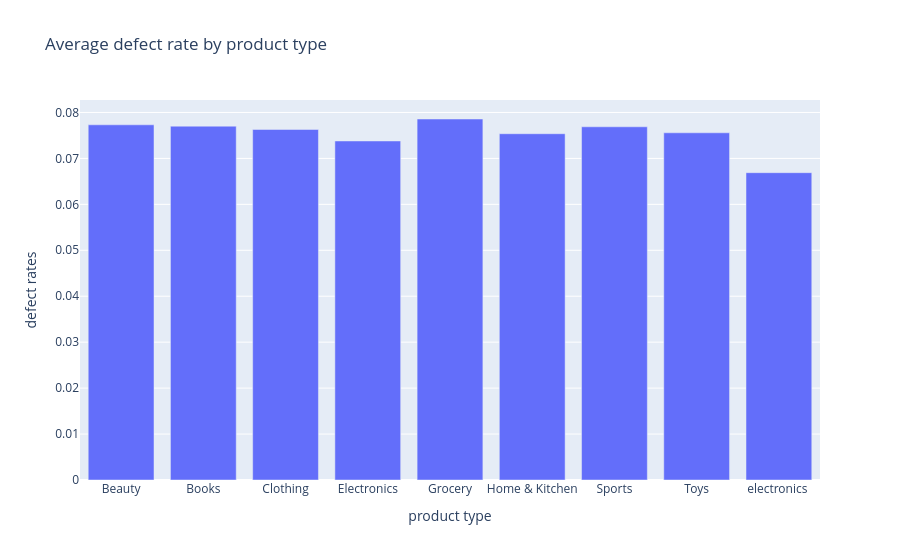

Write notebook code for a chart like this one.
### Code cell
defect_rates_by_product=df.groupby('product type')['defect rates'].mean().reset_index()
fig=px.bar(defect_rates_by_product,x='product type',y='defect rates',title="Average defect rate by product type")
fig.show()

### Figure 1 — Plotly figure (JSON) as saved in the notebook; plotly's stock layout.template omitted (floating-point values rounded to 4 significant figures)
{"data": [{"hovertemplate": "product type=%{x}<br>defect rates=%{y}<extra></extra>", "legendgroup": "", "marker": {"color": "#636efa", "pattern": {"shape": ""}}, "name": "", "orientation": "v", "showlegend": false, "textposition": "auto", "type": "bar", "x": ["Beauty", "Books", "Clothing", "Electronics", "Grocery", "Home & Kitchen", "Sports", "Toys", "electronics "], "xaxis": "x", "y": [0.07732, 0.07702, 0.0763, 0.0738, 0.07858, 0.07537, 0.07688, 0.07558, 0.06689], "yaxis": "y"}], "layout": {"barmode": "relative", "legend": {"tracegroupgap": 0}, "title": {"text": "Average defect rate by product type"}, "xaxis": {"anchor": "y", "domain": [0, 1], "title": {"text": "product type"}}, "yaxis": {"anchor": "x", "domain": [0, 1], "title": {"text": "defect rates"}}}}
